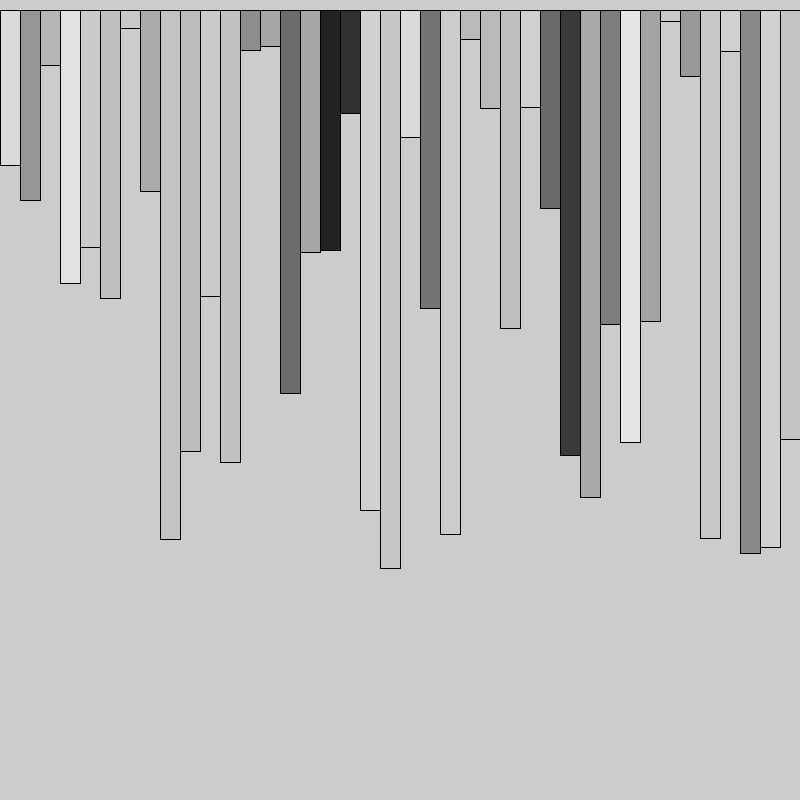
Frame 1 (no input)
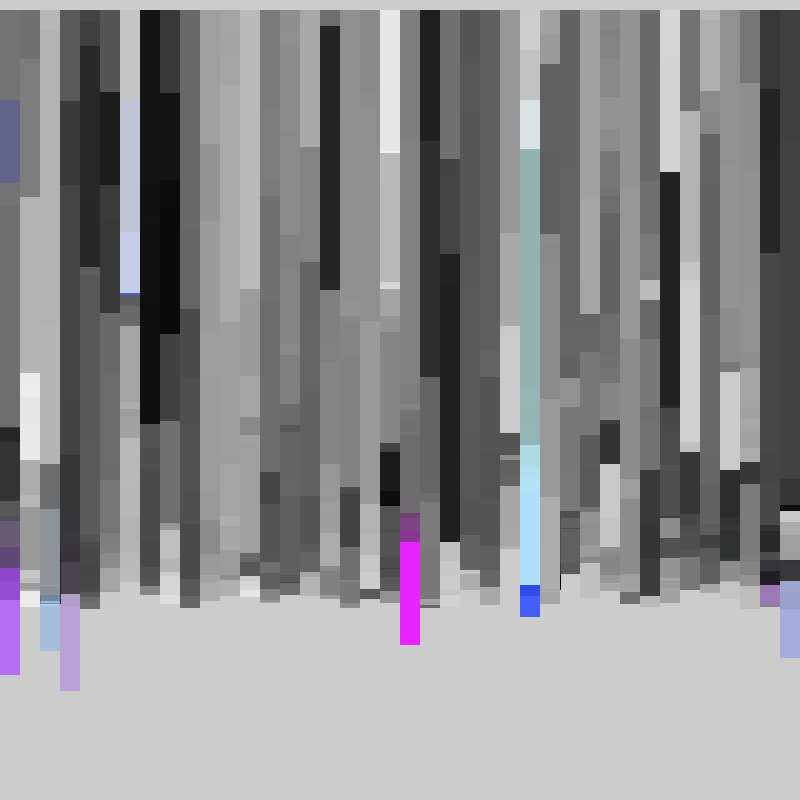
Frame 60 (the mouse pressed at the canvas centre just before this capture)
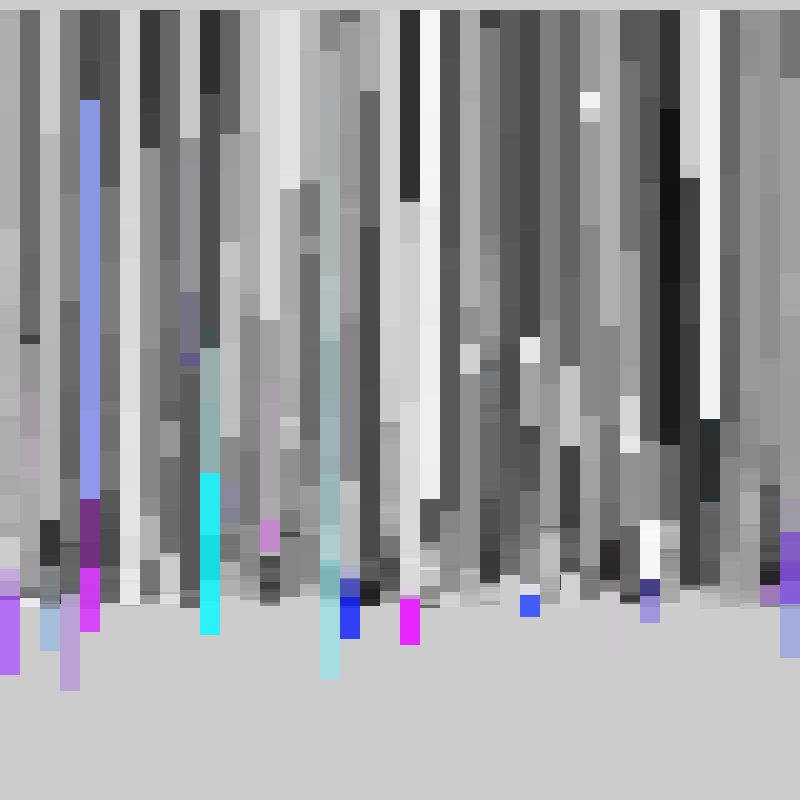
Frame 120 (the mouse held since frame 60 and released just before this capture)

The Processing sketch that drew these frames (run headless with seeded random() and noise(); from frame 60 on, the mouse is pressed at the canvas centre):

// Processing sketch: processing_130522
// ── processing_130522.pde

float temp = 0;
int ypos = 0;
int red = 0;
void setup(){
  frameRate(36);
  size(800,800);
 
}

void draw(){
  temp = int (random (height));
  //background(255,255,255);

  for (int x = 0; x <= width; x = x + 20){
  temp = int(random(600));
  cubes_from_space(x, temp, random(255));


  }


}

void cubes_from_space(int xpos,float ysize, float tran){   
 
  if (int(random(50)) == 20){
  noStroke();
    fill(random(255),random(255),255,tran);  
  rect(xpos, 100, 20, ysize);
  }
  else{   
  fill(random(255),tran);  
  rect(xpos, 10, 20, ysize);
  }
  
 
}
